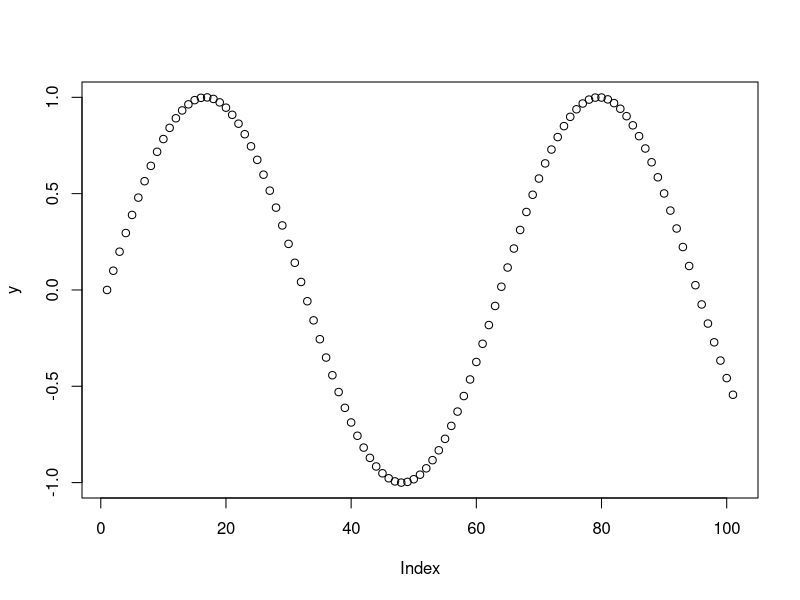
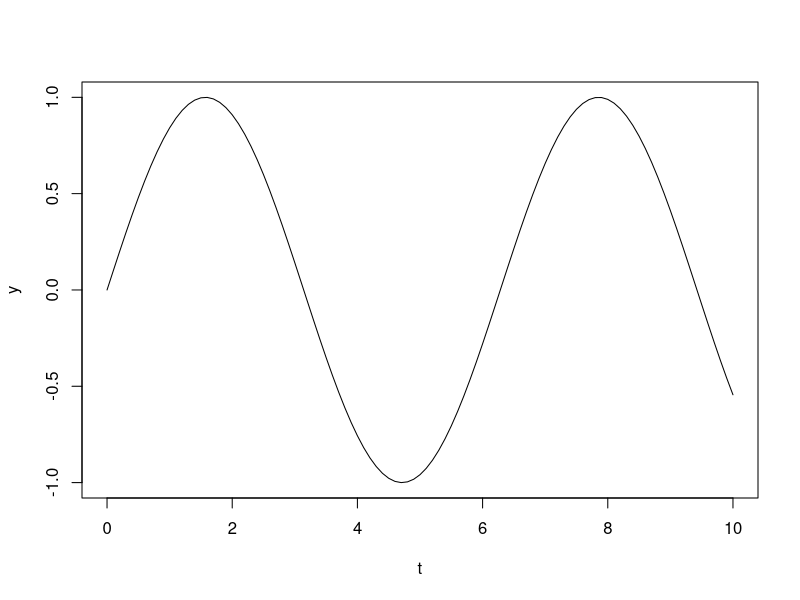

R code for these plots, in order:
# **************************************************************#
# R/Rstudio Practical Week 1 
# 21 Sept 2017
# Instructor: Paul Clough
# **************************************************************#


# **************************************************************#
# First examples in R
# **************************************************************#


2+3 # simple addition

1:5 # create a sequence of numbers from 1 to 5 in increments of 1
seq(1,5) # produces the same as above
seq(from=1, to=5) # the same as above but specifying the names of arguments
seq(from=1, to=5, by=2) # the same but this time we can specify how many to increment by

x<-2+3 # assign addition to variable x
x<-(3+4) # another additio bu including parentheses
y<-(2*3)+4 # assign calculation to y
z<-x+y # we can now do things with the variables, such as add their values

# Exercise: see what other basic operators are available: 
# http://www.dummies.com/programming/r/how-to-do-basic-arithmetic-in-r/


# **************************************************************#
# Functions
# **************************************************************#

# R comes with many in-built functions (and we can load more via packages).
# We've already used seq() before

myseq<-seq(1,10) # create sequence of numbers from 1 to 10 (increment of 1)
sum(myseq) # now add together the numbers of the vector myseq
?sum # look at the help for the sum() function
sum(1:10) # add the sequence of numbers 1 to 10
sum(seq(1,10)) # the same as above

# Exercise: Try calculating the mean value of myseq manually and using the mean() function

# Exercise: Find out what other basic built-in maths functions are available:
# http://www.statmethods.net/management/functions.html

t<-seq(from=0, to=10, by=0.1) # produce a sequence of numbers (x values)
y<-sin(t) # compute sin() of each value (y values)
plot(y) # plot x and y values (in this case x is just a numeric value)

plot(x=t, y=y, type="l") # make the graph prettier and use argument names


# You can also create your own functions
f<-function(x) x/(1-x) # this is our own function
f(2)
f(4)


# **************************************************************#
# Classes/modes of variables and objects
# **************************************************************#

class(3.14) # can also use the mode() function
class("hello")
class(f)


# **************************************************************#
# Vectors
# **************************************************************#

x<-c(1.2, 2.3, 0.2, 1.1) # this creates a vector of 4 elements and assigns to variable x

class(x)
length(x)
str(x) # type of vector then dimensions (and indices) then the values

x[1]
x[4]
x[10]

x[1:2]
x[c(1,2)]

x[-1] # everything except the first value
x[-2] # everything except the second value

x[1]<-1.0 # assign new value to first element in vector

x[x>2] # return subset of x where all values > 2

# Operators are vectorised - this means the operator is applied to each element
x.doubled <-x*2 # this multiplies every element in x by 2 (called vectorisation)

# Exercise: can you square each value in x and assign it to x.squared?

mean(x)
summary(x)

sort(x)
sort(x, decreasing=TRUE)
append(x, 5.2)
append(x, c(5.2, 7.3))
x<-append(x, c(5.2, 7.3))

# Exercise: Compute the mean value of the updated vector x and check its length.

name<-c("Tom", "Dick", "Harry")
str(name) # type of vector then dimensions (and indices) then the values

names(name)=c("One", "Two", "Three")
name[1]
name["One"]


typeof(name)
class(name)
str(name) 

# Exercise: Can you select the first and third elements from the names vector?

# Exercise: create a named vector with the number of days in each month.
# How many days are there in a year? Which month has the least number of days?

# Now have a go at this tutorial: 
# http://www.r-tutor.com/r-introduction/vector



# **************************************************************#
# Matrices
# **************************************************************#

A = matrix(
c(2, 4, 3, 1, 5, 7), # the data elements 
nrow=2,              # number of rows 
ncol=3,              # number of columns 
byrow = TRUE)        # fill matrix by rows 

p<- matrix(c(1,2,3,4,5,6), nrow=2)
r<-matrix(c(1,3,2,4,5,6), ncol=2) 

p[1,2] # entry in row 1 and column 2
p[1,] # return row 1 and all columns
p[,1] # return all rows for column 1
p*2
sum(p[1,]) # sum values in the first row
sum(p[,1]) # sum values in the first column

sum(p[,1]) + sum(p[1,]) # add totals of first row and first column
sum(c(p[,1], p[1,])) # same as the previous line

rownames(p)<-c("Row1","Row2") # set the row names
colnames(p)<-c("Col1", "Col2", "Col3") # set the column names
colnames(p)<-NULL # reset or remove the column names 
p<-p[,-3]
p<-cbind(p, c(5,6))
p<-rbind(p, c(7,9,11))

# Exercise: Can you add a name for the new row (Row3)?
# rownames(p)<-c("Row1","Row2","Row3")


# Exercise: create medal table for Olympics or football stats
# https://www.cbssports.com/olympics/news/2016-rio-olympics-medal-tracker/


# Now have a go at this tutorial: 
# http://www.r-tutor.com/r-introduction/matrix


# That's all folks!
